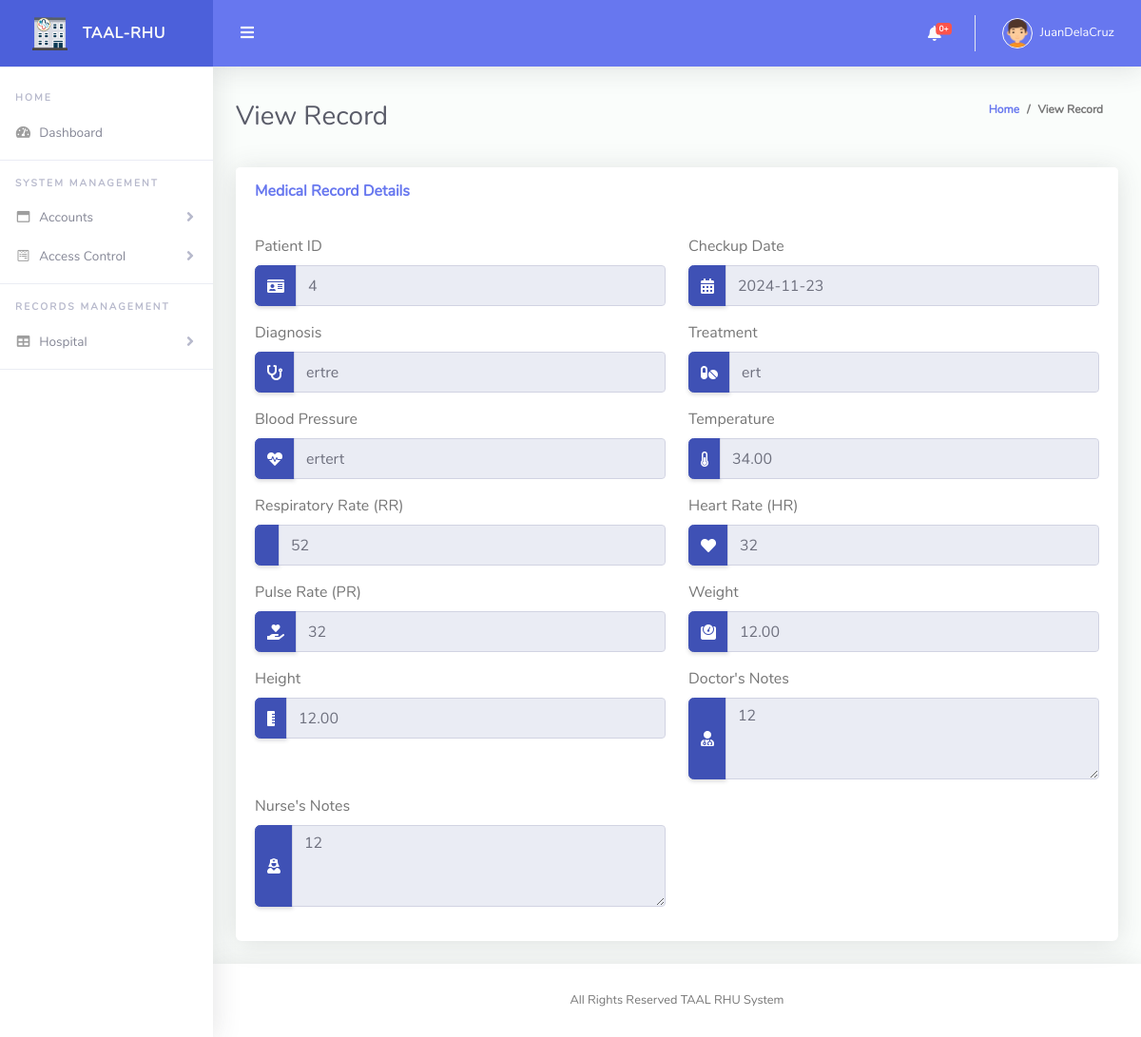
/admin/view_record.php?record_id=7 (signed in), run on the app's committed database.
### tables this page shows
CREATE TABLE `medical_records` (
  `record_id` int(11) NOT NULL,
  `patient_id` int(11) DEFAULT NULL,
  `checkup_date` date DEFAULT NULL,
  `diagnosis` text DEFAULT NULL,
  `treatment` text DEFAULT NULL,
  `bp` varchar(10) DEFAULT NULL,
  `temperature` decimal(4,2) DEFAULT NULL,
  `rr` int(11) DEFAULT NULL,
  `hr` int(11) DEFAULT NULL,
  `pr` int(11) DEFAULT NULL,
  `weight` decimal(5,2) DEFAULT NULL,
  `height` decimal(5,2) DEFAULT NULL,
  `doctor_notes` text DEFAULT NULL,
  `nurse_notes` text DEFAULT NULL
);

### admin/view_record.php (the view, shortened to what this page needs)
<!DOCTYPE html>
<?php include("../model/conn.php"); ?>
<html lang="en">
<head>
  <link href="vendor/fontawesome-free/css/all.min.css" rel="stylesheet" type="text/css">
  <link href="vendor/bootstrap/css/bootstrap.min.css" rel="stylesheet" type="text/css">
  <link href="vendor/select2/dist/css/select2.min.css" rel="stylesheet" type="text/css">
  <link href="vendor/bootstrap-datepicker/css/bootstrap-datepicker.min.css" rel="stylesheet">
  <link href="vendor/bootstrap-touchspin/css/jquery.bootstrap-touchspin.css" rel="stylesheet">
  <link href="vendor/clock-picker/clockpicker.css" rel="stylesheet">
  <link href="css/ruang-admin.min.css" rel="stylesheet">
</head>
<body id="page-top">
  <div id="wrapper">
    <?php include("./nav.php"); ?>
    <div class="container-fluid" id="container-wrapper">
      <div class="d-sm-flex align-items-center justify-content-between mb-4">
        <h1 class="h3 mb-0 text-gray-800">View Record</h1>
        <ol class="breadcrumb">
          <li class="breadcrumb-item"><a href="./">Home</a></li>
          <li class="breadcrumb-item" aria-current="page">View Record</li>
        </ol>
      </div>
      <?php
      if (isset($_GET['record_id'])) {
        $record_id = $_GET['record_id'];
        $sql = "SELECT * FROM medical_records WHERE record_id = $record_id";
        $result = $conn->query($sql);
        if ($result->num_rows > 0) {
          $row = $result->fetch_assoc();
      ?>
          <div class="row">
  <div class="col-lg-12">
    <div class="card mb-4">
      <div class="card-header py-3 d-flex flex-row align-items-center justify-content-between">
        <h6 class="m-0 font-weight-bold text-primary">Medical Record Details</h6>
      </div>
      <div class="card-body">
        <div class="row">
          <div class="form-group col-lg-6">
            <label for="patient_id">Patient ID</label>
            <div class="input-group">
              <div class="input-group-prepend">
                <span class="input-group-text"><i class="fas fa-id-card"></i></span>
              </div>
              <input type="text" class="form-control" id="patient_id" value="<?php echo $row['patient_id']; ?>" readonly>
            </div>
          </div>
          <div class="form-group col-lg-6">
            <label for="checkup_date">Checkup Date</label>
            <div class="input-group">
              <div class="input-group-prepend">
                <span class="input-group-text"><i class="fas fa-calendar-alt"></i></span>
              </div>
              <input type="text" class="form-control" id="checkup_date" value="<?php echo $row['checkup_date']; ?>" readonly>
            </div>
          </div>
          <div class="form-group col-lg-6">
            <label for="diagnosis">Diagnosis</label>
            <div class="input-group">
              <div class="input-group-prepend">
                <span class="input-group-text"><i class="fas fa-stethoscope"></i></span>
              </div>
              <input type="text" class="form-control" id="diagnosis" value="<?php echo $row['diagnosis']; ?>" readonly>
            </div>
          </div>
          <div class="form-group col-lg-6">
            <label for="treatment">Treatment</label>
            <div class="input-group">
              <div class="input-group-prepend">
                <span class="input-group-text"><i class="fas fa-pills"></i></span>
              </div>
              <input type="text" class="form-control" id="treatment" value="<?php echo $row['treatment']; ?>" readonly>
            </div>
          </div>
          <div class="form-group col-lg-6">
            <label for="bp">Blood Pressure</label>
            <div class="input-group">
              <div class="input-group-prepend">
                <span class="input-group-text"><i class="fas fa-heartbeat"></i></span>
              </div>
              <input type="text" class="form-control" id="bp" value="<?php echo $row['bp']; ?>" readonly>
            </div>
          </div>
          <div class="form-group col-lg-6">
            <label for="temperature">Temperature</label>
            <div class="input-group">
              <div class="input-group-prepend">
                <span class="input-group-text"><i class="fas fa-thermometer-half"></i></span>
              </div>
              <input type="text" class="form-control" id="temperature" value="<?php echo $row['temperature']; ?>" readonly>
            </div>
          </div>
          <div class="form-group col-lg-6">
            <label for="rr">Respiratory Rate (RR)</label>
            <div class="input-group">
              <div class="input-group-prepend">
                <span class="input-group-text"><i class="fas fa-lungs"></i></span>
              </div>
              <input type="text" class="form-control" id="rr" value="<?php echo $row['rr']; ?>" readonly>
            </div>
          </div>
          <div class="form-group col-lg-6">
            <label for="hr">Heart Rate (HR)</label>
            <div class="input-group">
              <div class="input-group-prepend">
                <span class="input-group-text"><i class="fas fa-heart"></i></span>
              </div>
              <input type="text" class="form-control" id="hr" value="<?php echo $row['hr']; ?>" readonly>
            </div>
          </div>
          <div class="form-group col-lg-6">
            <label for="pr">Pulse Rate (PR)</label>
            <div class="input-group">
              <div class="input-group-prepend">
                <span class="input-group-text"><i class="fas fa-hand-holding-heart"></i></span>
              </div>
              <input type="text" class="form-control" id="pr" value="<?php echo $row['pr']; ?>" readonly>
            </div>
          </div>
          <div class="form-group col-lg-6">
            <label for="weight">Weight</label>
            <div class="input-group">
              <div class="input-group-prepend">
                <span class="input-group-text"><i class="fas fa-weight"></i></span>
              </div>
              <input type="text" class="form-control" id="weight" value="<?php echo $row['weight']; ?>" readonly>
            </div>
          </div>
          <div class="form-group col-lg-6">
            <label for="height">Height</label>
            <div class="input-group">
              <div class="input-group-prepend">
                <span class="input-group-text"><i class="fas fa-ruler-vertical"></i></span>
              </div>
              <input type="text" class="form-control" id="height" value="<?php echo $row['height']; ?>" readonly>
            </div>
          </div>
          <div class="form-group col-lg-6">
            <label for="doctor_notes">Doctor's Notes</label>
            <div class="input-group">
              <div class="input-group-prepend">
                <span class="input-group-text"><i class="fas fa-user-md"></i></span>
              </div>
              <textarea class="form-control" id="doctor_notes" rows="3" readonly><?php echo $row['doctor_notes']; ?></textarea>
            </div>
          </div>
          <div class="form-group col-lg-6">
            <label for="nurse_notes">Nurse's Notes</label>
            <div class="input-group">
              <div class="input-group-prepend">
                <span class="input-group-text"><i class="fas fa-user-nurse"></i></span>
              </div>
              <textarea class="form-control" id="nurse_notes" rows="3" readonly><?php echo $row['nurse_notes']; ?></textarea>
            </div>
          </div>
        </div>
      </div>
    </div>
  </div>
</div>
      <?php
        } else {
          echo "No record found.";
        }
      } else {
        echo "No record ID provided.";
      }
      ?>
    </div>
  </div>
  <?php include("./footer.php"); ?>
  </div>
  </div>
</body>
</html>

### data on the page
medical_records: patient "4", checkup_date "2024-11-23", diagnosis "ertre", treatment "ert", bp "ertert", temperature "34.00", rr "52", hr "32", pr "32", weight "12.00", height "12.00", doctor_notes "12", nurse_notes "12"

### other printed values
$row['count'] "0"
$_SESSION['username'] "JuanDelaCruz"
